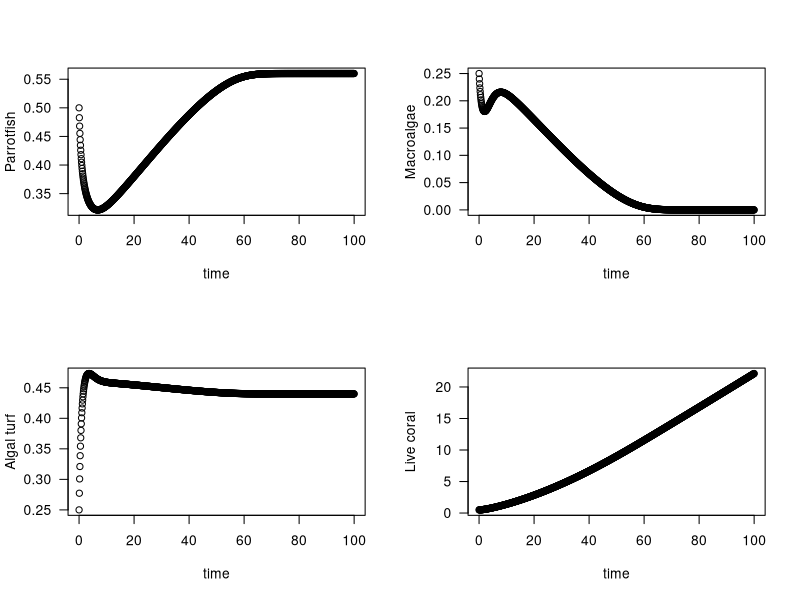
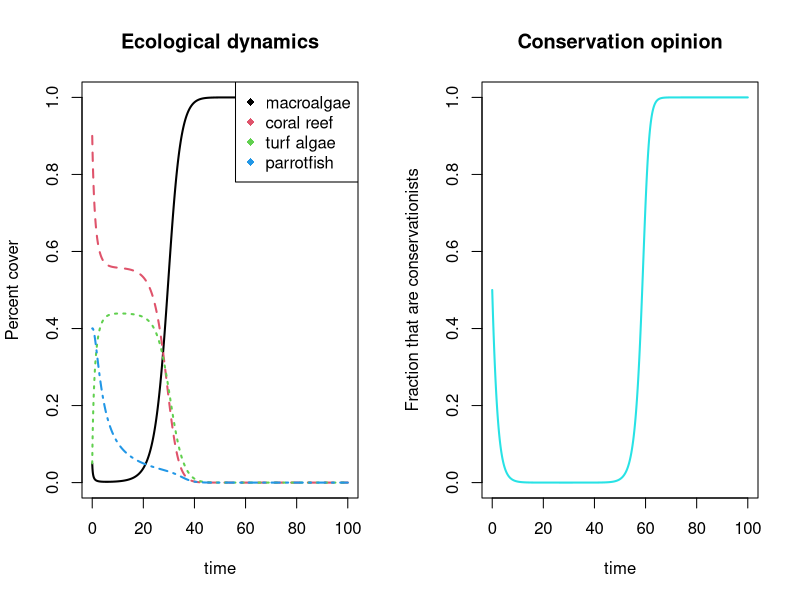

These charts were generated, in order, by the following R code:
## ---- chunk 1
knitr::opts_chunk$set(echo = TRUE, fig.align = 'center')
## ---- chunk 2
## Loading required package: deSolve
require(deSolve)
# Initial values
state <- c(P = 0.5, M = 0.25, TA = 0.25, C = 0.5)
times <- seq(0, 100,by=0.1)

# Parameters
parameters <- c(a = 0.1,g = 0.8, r = 1.0,d = 0.44,s = 0.49)

# Model
reef <- function(t,state,parameters){
  with(as.list(c(state,parameters)),{
       dM <- (a*M*C) - ((P*M)/(M+TA)) + (g*M*TA)
       dC <- (r*TA*C) - (d*C) - (a*M*C)
       dT <- ((P*M)/(M+TA)) - (g*M*TA) - (r*TA*C) + (d*C)
       dP <- s*P*(1 - (P/C))
       list(c(dM, dC, dT, dP))   
  })}


# Solve model and plot results
out <- ode(y = state,times=times,func=reef,parms=parameters)
par(mfrow=c(2,2))
plot(out[,1],out[,2],ylab='Parrotfish',xlab='time',las=1)
plot(out[,1],out[,3],ylab='Macroalgae',xlab='time',las=1)
plot(out[,1],out[,4],ylab='Algal turf',xlab='time',las=1)
plot(out[,1],out[,5],ylab='Live coral',xlab='time',las=1)

## ---- chunk 3

# Coupled socio-environmental coral reef model 
# Created by Easton R. White
# Edited on 7-Aug-2019
# From Thampi et al. 2018 paper https://www.nature.com/articles/s41598-018-20341-0#Sec6

require(deSolve)
coupled_model <- function(Time, State, Pars) {
  with(as.list(c(State, Pars)), {
    dM <-  a*M*C - (P*M)/(M+Tu) + gamma*M*Tu
    dC <-  r*Tu*C - d*C - a*M*C
    dT <- (P*M)/(M+Tu) - gamma*M*Tu - r*Tu*C + d*C
    dP <- s*P*(1 - P/C) - sigma*P*(1 - X)
    dX <- kappa*X*(1 - X)*(-1 + j*(1 - C) - sigma*P*(1 - X) + phi*(2*X - 1))
    return(list(c(dM,dC,dT,dP,dX)))  
  })
}

pars <- c(a = 0.1, gamma = 0.8, r = 1.0, d = 0.44, s = .49, sigma = 0.5, kappa= 1.014, j=1.68,  phi = 0.2)

yini  <- c(M = 0.05, C = 0.9, Tu = 0.05, P = 0.4, X = 0.5)
times <- seq(0, 100, by = 0.1)
out   <- ode(yini, times, coupled_model, pars)

par(mfrow=c(1,2))
matplot(out[ , 1], out[ , 2:5], type = "l", xlab = "time", ylab = "Percent cover",main = "Ecological dynamics", lwd = 2,ylim=c(0,1))
legend('topright',legend = c('macroalgae','coral reef','turf algae','parrotfish'),col = c(1,2,3,4),pch = 18)

matplot(out[ , 1], out[ , 6], type = "l", xlab = "time", ylab = "Fraction that are conservationists",main = "Conservation opinion", lwd = 2,ylim=c(0,1),col=5)
